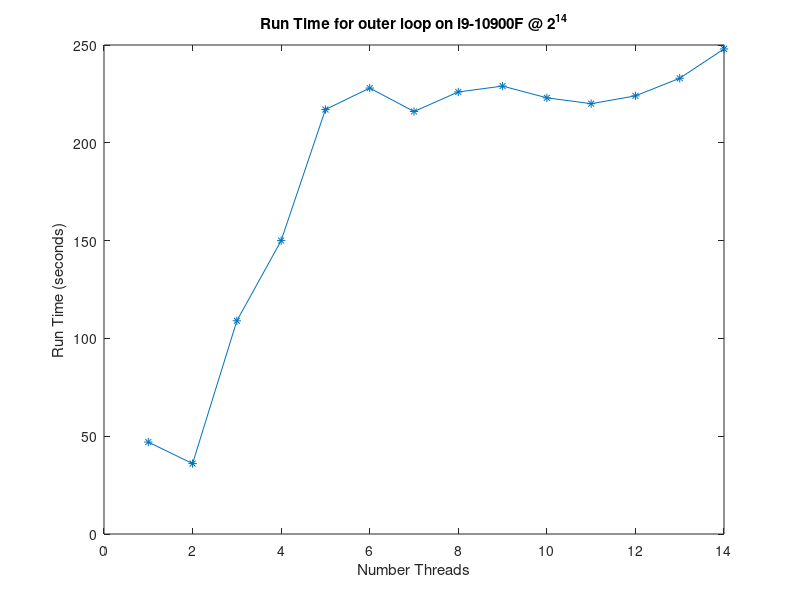

Here is the MATLAB script that generated this plot: (Note: this script raises an error after producing the figure.)
clear; clc; close all;

% %% inner loop
% run_time= [34,97,121,143,174,177,192,183,194,193,202,205,203,202,198,202];
% t=[1:15,20];
%
% figure()
% plot(t,run_time,"-*")
% title("Run Time vs Threads for inner loop")
% xlabel("Number Threads")
% ylabel("Run Time (seconds)")


%% outer loop i9
run_time= [47,36,109,150,217,228,216,226,229,223,220,224,233,248];
t= 1:14;
scale_i9_single = run_time/run_time(1);


figure()
plot(t,run_time,"-*")
title("Run Time for outer loop on i9-10900F @ 2^{14}")
xlabel("Number Threads")
ylabel("Run Time (seconds)")

%% outer loop i9
t = 1:14;
tvt = readmatrix('i9.csv');
tvt = sortrows(tvt);
times = reshape(tvt(:,2),6,14);
%times = [run_time; times];
md_i9 = mean(times);
scale_i9 = md_i9/md_i9(1);

% box plot with 50 per thread count
% figure()
% boxplot(times)
% title("Run Time for outer loop on Hyalite @ 2^{12}")
% xlabel("Number Threads")
% ylabel("Run Time (seconds)")


figure()
plot(t,md_i9,"-*")
title("Run Time for outer loop on i9-10900F @ 2^{14}")
xlabel("Number Threads")
ylabel("Run Time (seconds)")

%% r5
tvt = readmatrix('r5.csv');
tvt = sortrows(tvt);
times = reshape(tvt(:,2),6,14);
md_r5 = mean(times);
scale_r5 = md_r5/md_r5(1);


figure()
plot(t,md_r5,"-*")
title("Run Time for outer loop on r5-4600U @ 2^{14}")
xlabel("Number Threads")
ylabel("Run Time (seconds)")



%% Hyalite 2^16
tvt = readmatrix('outer_times_hyalite_16.csv');
times = reshape(tvt(:,2),50,14);
md_16 = median(times);
scale_16 = md_16/md_16(1);

%
figure()
plot(t,md_16,"-*")
title("Run Time for outer loop on Hyalite @ 2^{16}")
xlabel("Number Threads")
ylabel("Run Time (seconds)")

%% Hyalite 2^14
tvt = readmatrix('outer_times_hyalite_14.csv');
times = reshape(tvt(:,2),40,14);
md_14 = median(times);
scale_14 = md_14/md_14(1);

% box plot with 40
% figure()
% boxplot(times)
% title("Run Time for outer loop on Hyalite @ 2^{14}")
% xlabel("Number Threads")
% ylabel("Run Time (seconds)")

%
figure()
plot(t,md_14,"-*")
title("Run Time for outer loop on Hyalite @ 2^{14}")
xlabel("Number Threads")
ylabel("Run Time (seconds)")

%% Hyalite 2^12
tvt = readmatrix('outer_times_hyalite_12.csv');
times = reshape(tvt(:,2),50,14);
md_12 = median(times);
scale_12 = md_12/md_12(1);

% box plot with 50 per thread count
% figure()
% boxplot(times)
% title("Run Time for outer loop on Hyalite @ 2^{12}")
% xlabel("Number Threads")
% ylabel("Run Time (seconds)")

%
figure()
plot(t,md_12,"-*")
title("Run Time for outer loop on Hyalite @ 2^{12}")
xlabel("Number Threads")
ylabel("Run Time (seconds)")

%% scale hyalite
figure()
plot(t,scale_12,"-*",t,scale_14,"-*",t,scale_16,"-*")
title("Slow Down on Hyalite")
xlabel("Number Threads")
ylabel("time/single thread time")
legend("Hyalite 2^{12}","Hyalite 2^{14}","Hyalite 2^{16}",'Location','southeast')

%% scale all 2^14
figure()
plot(t,scale_14,"-*",t,scale_r5,"-*",t,scale_i9,"-*")
title("Slow Down at 2^{14}")
xlabel("Number Threads")
ylabel("time/single thread time")
legend("Hyalite","4600U","10900F",'Location','southeast')





